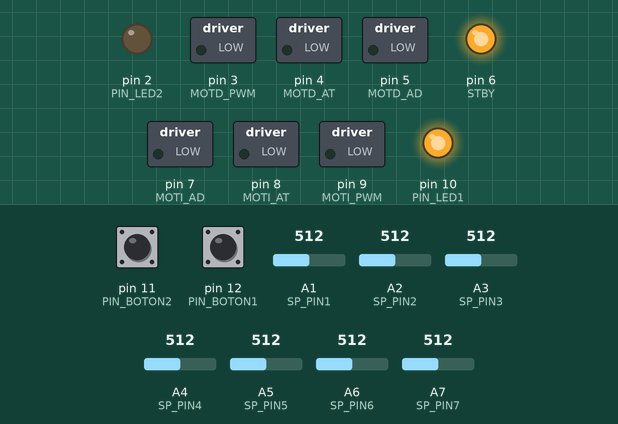
The sketch below on a simulated Arduino Nano, built with avr-gcc and run on an emulated ATmega328P. Shown: switched loads named in the sketch (green lamp = pin HIGH), output pins drawn as LEDs (lit = HIGH). The inputs (shaded band) are chosen by the test bench; at power-on: pin 12 (PIN_BOTON1) HIGH, pin 11 (PIN_BOTON2) HIGH, A1 (SP_PIN1) = 512, A2 (SP_PIN2) = 512, A3 (SP_PIN3) = 512, A4 (SP_PIN4) = 512, A5 (SP_PIN5) = 512, A6 (SP_PIN6) = 512, A7 (SP_PIN7) = 512.

Above: at 1.2 s.
1.3 s: pin 12 (PIN_BOTON1) pulled LOW for 0.15 s
At 2.3 s:
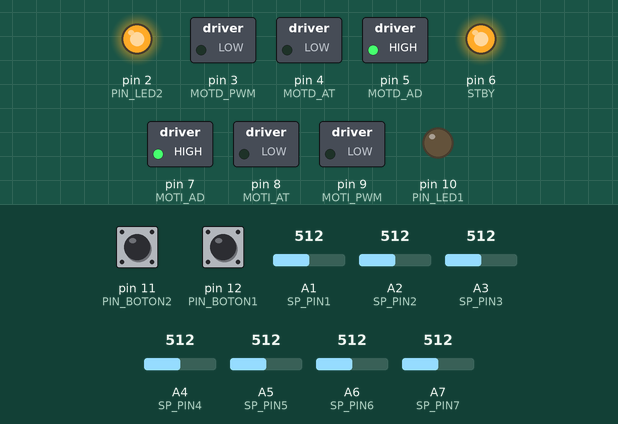
2.9 s: pin 11 (PIN_BOTON2) pulled LOW for 0.15 s
At 4.2 s:
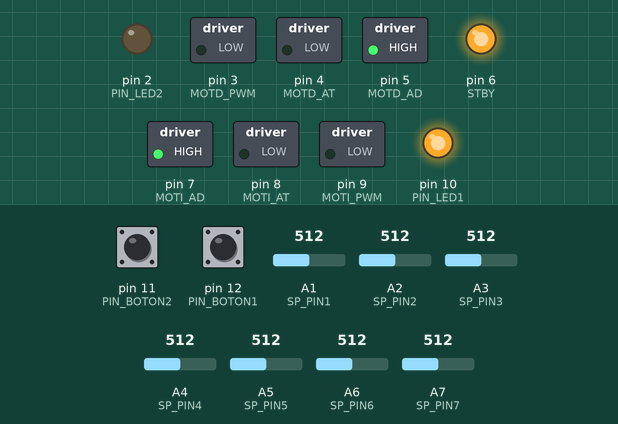
4.5 s: pin 11 (PIN_BOTON2) pulled LOW for 1 s
At 6.7 s:
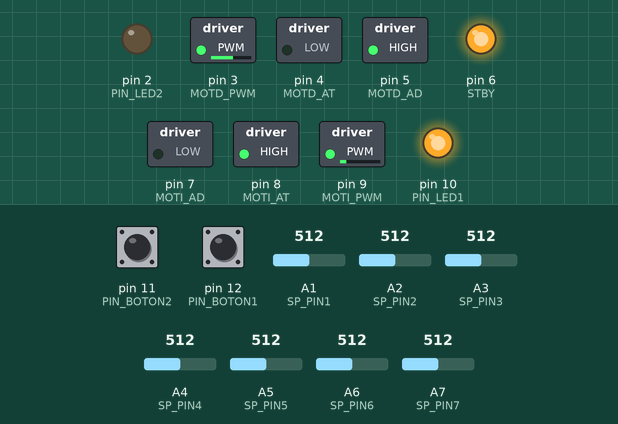
Timing chart, 0 to 8.2 s (numbered marks = the images above; inputs shaded):
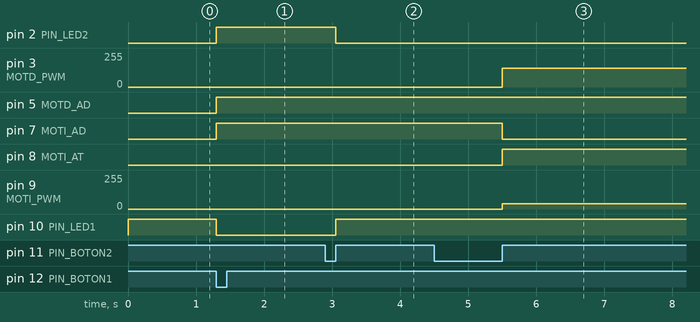

Measured:
- after the input at 1.3 s, pin 2 (PIN_LED2), pin 5 (MOTD_AD), pin 7 (MOTI_AD): LOW → HIGH at once; pin 10 (PIN_LED1): HIGH → LOW at once
- after the input at 2.9 s, pin 2 (PIN_LED2): HIGH → LOW after 0.15 s; pin 10 (PIN_LED1): LOW → HIGH after 0.15 s
- after the input at 4.5 s, pin 3 (MOTD_PWM): 0/255 → 140/255 after 1.0 s; pin 7 (MOTI_AD): HIGH → LOW after 1.0 s; pin 8 (MOTI_AT): LOW → HIGH after 1.0 s; pin 9 (MOTI_PWM): 0/255 → 40/255 after 1.0 s

The sketch:

Codigo_velocista.ino
```cpp
//CREADOR: NICOLAS BERGERMAN
//NTEGRANTES DEL GRUPO: NICOLAS BERGERMAN, FRANCISCO MOMBELLI, SANTIAGO RAPETTI, FLORENCIA GRILLO, SANTIAGO EULMESEKIAN
//Código Velocista Dashito


//SENSORES
#define SP_PIN1 A1//20
#define SP_PIN2 A2//21
#define SP_PIN3 A3//22
#define SP_PIN4 A4//23
#define SP_PIN5 A5//24
#define SP_PIN6 A6//25
#define SP_PIN7 A7//26
//MOTORES
#define MOTD_AD 5
#define MOTD_AT 4
#define MOTD_PWM 3
#define STBY     6
#define MOTI_AD 7
#define MOTI_AT 8
#define MOTI_PWM 9
//SWITCH CASE
#define MODO_0 0
#define MODO_1 1
#define MODO_2 2
#define MODO_3 3

//BOTONES
#define PIN_BOTON1 12
#define PIN_BOTON2 11
//LEDS
#define PIN_LED1 10
#define PIN_LED2 2
//CANTIDAD DE SENSORES
#define CANT_SENS 7

#define BAUD_RATE 9600

#define LINEA_POS_MIN (1 * 1000)
#define LINEA_POS_MAX (CANT_SENS * 1000)

//--------------------------------------------------------------------------------------------------------------------

                        //****************************************
                        //************ SE CAMBIA ACÁ *************
                        //****************************************

//---------------MODO LENTO-------------//
#define VEL_RECTA_MAX_LENTO 150          //velocidad maxima en recta para el modo lento
#define VEL_CURVA_MAX_LENTO 100         //velocidad maxima en curva para el modo lento
#define VEL_RECTA_MIN_LENTO 0           //velocidad minima en recta para el modo lento
#define VEL_CURVA_MIN_LENTO 0           //velocidad minima en curva para el modo lento
#define P_RECTA_LENTO 0.02               //constante de proporcional en recta para el modo lento
#define D_RECTA_LENTO 0.02               //constante de derivada en recta para el modo lento
#define I_RECTA_LENTO 0                 //constante de integral en recta para el modo lento
#define P_CURVA_LENTO 0.1               //constante de proporcional en curva para el modo lento
#define D_CURVA_LENTO 0.1        //constante de derivada en curva para el modo lento
#define I_CURVA_LENTO 0                 //constante de integral en curva para el modo lento

//---------------MODO RAPIDO------------//
#define VEL_RECTA_MAX_RAPIDO 200        //velocidad maxima en recta para el modo rapido
#define VEL_CURVA_MAX_RAPIDO 135        //velocidad maxima en curva para el modo rapido
#define VEL_RECTA_MIN_RAPIDO 0          //velocidad minima en recta para el modo rapido
#define VEL_CURVA_MIN_RAPIDO 0          //velocidad minima en curva para el modo rapido
#define P_RECTA_RAPIDO 0.02             //constante de proporcional en recta para el modo rapido
#define D_RECTA_RAPIDO 0.02              //constante de derivada en recta para el modo rapido
#define I_RECTA_RAPIDO 0                //constante de integral en recta para el modo rapido
#define P_CURVA_RAPIDO 0.1              //constante de proporcional en curva para el modo rapido
#define D_CURVA_RAPIDO 0.1              //constante de derivada en curva para el modo rapido
#define I_CURVA_RAPIDO 0                //constante de integral en curva para el modo rapido

//---MODO RECTA/CURVA---//
#define LIM_RECTA_CURVA 250             //limite en valor absoluto del proporcional (-1000 a 1000) para considerar recta/curva
#define HISTERESIS_RECTA_CURVA 10       //desfasaje del proporicional para que no haya oscilamiento

//---FUNCION SEFUE---//
#define UMBRAL_SIN_LINEA 200            //umbral para determinar si se fue de la linea (va de 0 a 1000, menos de UMBRAL_SIN_LINEA se considera que se fue)
#define CANT_SIN_LINEA (CANT_SENS - 0) //cantidad de sensores necesarios que detecten < UMBRAL_SIN_LINEA para que se considere que el robot se fue de la pista
#define VEL_RUEDA_EXTERIOR 140          //velocidad de la rueda mas lejos de la linea, una vez que se fue
#define VEL_RUEDA_INTERIOR 40          //velocidad de la rueda mas cerca de la linea, una vez que se fue
#define RUEDA_INTERIOR_AD LOW           //HIGH para que la rueda interior gire hacia adelante, LOW para que gire hacia atras

#define RUEDA_INTERIOR_AT !RUEDA_INTERIOR_AD //no hace falta cambiarlo, con cambiar RUEDA_INTERIOR_AD es suficiente

//--------------------------------------------------------------------------------------------------------------------

int max_lectura[CANT_SENS], min_lectura[CANT_SENS], sens_map[CANT_SENS];
int medicionSP[CANT_SENS];

int estado = MODO_0;

struct ConfigModo {
    int velRectaMax;
    int velCurvaMax;
    int velRectaMin;
    int velCurvaMin;
    float pRecta;
    float dRecta;
    float iRecta;
    float pCurva;
    float dCurva;
    float iCurva;
  };

static const ConfigModo modoLento = {VEL_RECTA_MAX_LENTO, VEL_CURVA_MAX_LENTO, VEL_RECTA_MIN_LENTO, VEL_CURVA_MIN_LENTO, P_RECTA_LENTO, D_RECTA_LENTO, I_RECTA_LENTO, P_CURVA_LENTO, D_CURVA_LENTO, I_CURVA_LENTO};
static const ConfigModo modoRapido = {VEL_RECTA_MAX_RAPIDO, VEL_CURVA_MAX_RAPIDO, VEL_RECTA_MIN_RAPIDO, VEL_CURVA_MIN_RAPIDO, P_RECTA_RAPIDO, D_RECTA_RAPIDO, I_RECTA_RAPIDO, P_CURVA_RAPIDO, D_CURVA_RAPIDO, I_CURVA_RAPIDO};


void setup() {

  TCCR2B = TCCR2B & B11111000 | B00000001; // for PWM frequency of 31372.55 Hz
  TCCR1B = TCCR1B & B11111000 | B00000001; // for PWM frequency of 31372.55 Hz

  pinMode(MOTD_AD, OUTPUT);
  pinMode(MOTD_AT, OUTPUT);
  pinMode(MOTD_PWM, OUTPUT);
  pinMode(MOTI_AD, OUTPUT);
  pinMode(STBY, OUTPUT);
  pinMode(MOTI_AT, OUTPUT);
  pinMode(MOTI_PWM, OUTPUT);

  pinMode(PIN_BOTON1, INPUT_PULLUP);
  pinMode(PIN_BOTON2, INPUT_PULLUP);

  pinMode(PIN_LED1, OUTPUT);
  pinMode(PIN_LED2, OUTPUT);
  digitalWrite(STBY, HIGH);

  Serial.begin(BAUD_RATE);

  // Timer1.initialize(1000);
  // Timer1.attachInterrupt(timerFun);

  //ESTOS VALORES TIENEN QUE EMPEZAR EN UN VALOR ALTO PARA
  //QUE SE PUEDA OBTENER CORRECTAMENTE EL VALOR DE LECTURA MINIMA
  min_lectura[0] = 1000;
  min_lectura[1] = 1000;
  min_lectura[2] = 1000;
  min_lectura[3] = 1000;
  min_lectura[4] = 1000;
  min_lectura[5] = 1000;
  min_lectura[6] = 1000;

}
void loop() {
  int seFue;
  int proporcional, derivada;
  static int integral = 0;
  static int p_anterior = 0;
  float kProporcional, kIntegral, kDerivada;
  float error;
  float errorProporcional, errorIntegral, errorDerivada;

  int velocidadMax, velocidadMin;
  static const ConfigModo* modoActual = nullptr;


  static int lecturaBoton1, lecturaBoton2;
  static int estadoBoton1 = 0, estadoBoton2 = 0;

  int k;

  static int empieza = 0;
  static int ultValor;

  bool enRecta = true;


  switch (estado)
  {
    case MODO_0:
      lecturaBoton1 = digitalRead(PIN_BOTON1);
      digitalWrite(PIN_LED1, HIGH);

      if (lecturaBoton1 == 0) {
        estado = MODO_1;
        digitalWrite(PIN_LED1, LOW);
        digitalWrite(PIN_LED2, HIGH);
      }
      break;

    case MODO_1:

      static boolean setup_direccion = false;
      if (setup_direccion == false) {  //tmb se puede escribir como !setup_direccion
        setup_direccion = true;
        setMotores(HIGH, HIGH, LOW, LOW); //MOTD_AD - MOTI_AD - MOTD_AT - MOTI_AT
      }
      //LECTURA SENSORES
      medicionSP[0] = analogRead(SP_PIN1);
      medicionSP[1] = analogRead(SP_PIN2);
      medicionSP[2] = analogRead(SP_PIN3);
      medicionSP[3] = analogRead(SP_PIN4);
      medicionSP[4] = analogRead(SP_PIN5);
      medicionSP[5] = analogRead(SP_PIN6);
      medicionSP[6] = analogRead(SP_PIN7);
      /* PRINT MEDICIONES SENSORES
                if (k > 6) {
                  k = 0;
                }
                Serial.print(k);
                Serial.print("   ");
                Serial.println(medicionSP[k]);
                k += 1;
      */
      //ESTA FUNCION SACA LOS VALORES MINIMO Y MAXIMOS DE CADA SENSOR
      Max_Min();


      lecturaBoton2 = digitalRead(PIN_BOTON2);

      if (lecturaBoton2 == 0 && empieza == 0) {
        empieza = 1;
      }

      if (lecturaBoton2 == 1 && empieza == 1) {

        /*   PRINT MINIMOS Y MAXIMOS
             for (int q = 0; q < CANT_SENS; q++) {

             Serial.println("minimo: ");
             Serial.println(min_lectura[q]);

             Serial.println("maximo: ");
             Serial.println(max_lectura[q]);
           }
        */
        //      digitalWrite(PIN_LED_CALIBRACION, LOW);

        digitalWrite(PIN_LED1, HIGH);
        digitalWrite(PIN_LED2, LOW);

        estado = MODO_2;
      }


      break;

    case MODO_2:

      lecturaBoton1 = digitalRead(PIN_BOTON1);
      lecturaBoton2 = digitalRead(PIN_BOTON2);

      if (lecturaBoton1 == 0 && estadoBoton1 == 0) {
        estadoBoton1 = 1;
      }
      if (lecturaBoton1 == 1 && estadoBoton1 == 1) {    //MODO LENTO - CERCA DEL LED
        modoActual = &modoLento;
        estado = MODO_3;
      }
      if (lecturaBoton2 == 0 && estadoBoton2 == 0) {
        estadoBoton2 = 1;
      }
      if (lecturaBoton2 == 1 && estadoBoton2 == 1) {    //MODO RAPIDO - LEJOS DEL LED
        modoActual = &modoRapido;
        estado = MODO_3;
      }
      break;

    case MODO_3:
      //LECTURA SENSORES
      medicionSP[0] = analogRead(SP_PIN1);
      medicionSP[1] = analogRead(SP_PIN2);
      medicionSP[2] = analogRead(SP_PIN3);
      medicionSP[3] = analogRead(SP_PIN4);
      medicionSP[4] = analogRead(SP_PIN5);
      medicionSP[5] = analogRead(SP_PIN6);
      medicionSP[6] = analogRead(SP_PIN7);

      sens_map[0] = mapeado(min_lectura[0], max_lectura[0], medicionSP[0]);
      sens_map[1] = mapeado(min_lectura[1], max_lectura[1], medicionSP[1]);
      sens_map[2] = mapeado(min_lectura[2], max_lectura[2], medicionSP[2]);
      sens_map[3] = mapeado(min_lectura[3], max_lectura[3], medicionSP[3]);
      sens_map[4] = mapeado(min_lectura[4], max_lectura[4], medicionSP[4]);
      sens_map[5] = mapeado(min_lectura[5], max_lectura[5], medicionSP[5]);
      sens_map[6] = mapeado(min_lectura[6], max_lectura[6], medicionSP[6]);

      //LINEA BLANCA FONDO NEGRO: DEJAR LA FUNCION
      //LINEA NEGRA FONDO BLANCO: COMENTAR LA FUNCION
      //inversion();

      //SI SE VA DE LA PISTA, LA FUNCION DEVUELVE 1, SINO DEVUELVE 0
      seFue = seFueFun();

      //POSICION DEL ROBOT RESPECTO A LA LINEA, DE -1000 A 1000
      proporcional = posicionRobot();
      //Serial.println(proporcional);

      //------
      //PID
      integral = integral + proporcional;

      if ((proporcional * integral) < 0) {
        integral = 0;
      } // corrige el overshooting - integral windup

      derivada = proporcional - p_anterior;
      p_anterior = proporcional;
      //------

      //-----------
      //SI SE VA DE LA PISTA, PARA DONDE GIRA
      if (seFue == 1) {
        //Serial.println("aribot");

        if (ultValor == 0) {
          //Serial.println("izq");
          setMotores(HIGH, RUEDA_INTERIOR_AD, LOW, RUEDA_INTERIOR_AT); //MOTD_AD - MOTI_AD - MOTD_AT - MOTI_AT

          analogWrite(MOTI_PWM, VEL_RUEDA_INTERIOR);
          analogWrite(MOTD_PWM, VEL_RUEDA_EXTERIOR);
        }
        if (ultValor == 1) {
          //Serial.println("der");
          setMotores(RUEDA_INTERIOR_AD, HIGH, RUEDA_INTERIOR_AT, LOW); //MOTD_AD - MOTI_AD - MOTD_AT - MOTI_AT
          analogWrite(MOTD_PWM, VEL_RUEDA_INTERIOR);
          analogWrite(MOTI_PWM, VEL_RUEDA_EXTERIOR);
        }
      } else {
        if (proporcional < 0) {
          ultValor = 1;
        }else{
          ultValor = 0;
        }
        setMotores(HIGH, HIGH, LOW, LOW); //MOTD_AD - MOTI_AD - MOTD_AT - MOTI_AT
      }
      //-----------

      if(enRecta && abs(proporcional) > LIM_RECTA_CURVA + HISTERESIS_RECTA_CURVA){
        enRecta = false;
      }else if(!enRecta && abs(proporcional) < LIM_RECTA_CURVA - HISTERESIS_RECTA_CURVA){
        enRecta = true;
      }
      if(enRecta) {
        //digitalWrite(PIN_LED2, HIGH);
        velocidadMax = modoActual->velRectaMax;
        velocidadMin = modoActual->velRectaMin;
        kProporcional = modoActual->pRecta;
        kDerivada = modoActual->dRecta;
        kIntegral = modoActual->iRecta;
      }
      else {
        //digitalWrite(PIN_LED2, LOW);
        velocidadMax = modoActual->velCurvaMax;
        velocidadMin = modoActual->velCurvaMin;
        kProporcional = modoActual->pCurva;
        kDerivada = modoActual->dCurva;
        kIntegral = modoActual->iCurva;
      }

      errorProporcional = kProporcional * proporcional;
      errorIntegral = kIntegral * integral;
      errorDerivada = kDerivada * derivada;
      error = errorProporcional + errorIntegral + errorDerivada;
      //error = (kProporcional * proporcional) + (kIntegral * integral) + (kDerivada * derivada);

      //error = ((kProporcional * proporcional) + (kDerivada * derivada));
      if (seFue == 0) {

        if (error  <= 0) {
          seguirLinea(MOTD_PWM, MOTI_PWM, error, velocidadMax, velocidadMin);
          //Serial.println("If 1");
        } else { //DOBLAR A LA IZQUIERDA, IZ QUIER DA
          seguirLinea(MOTI_PWM, MOTD_PWM, error, velocidadMax, velocidadMin);
          //Serial.println("If 2");
        }
      }

      break;
  }
}

void seguirLinea(int pin_lento, int pin_rapido, float _error, int velocidadMax, int velocidadMin) {
  int cambio;

  cambio = velocidadMax - (int)abs(_error);
  /*
    if (cambio >= 0) {
      digitalWrite(mot1A, HIGH);
      digitalWrite(mot2A, HIGH);
      digitalWrite(mot1B, LOW);
      digitalWrite(mot2B, LOW);
    }
    if (cambio < 0) {

      digitalWrite(mot1A, LOW);
      digitalWrite(mot2A, HIGH);
      digitalWrite(mot1B, HIGH);
      digitalWrite(mot2B, LOW);
    }
  */
  if (cambio < velocidadMin) {
    cambio = velocidadMin;
  }
  //Serial.println(cambio);
  analogWrite(pin_lento, abs(cambio));
  analogWrite(pin_rapido, velocidadMax);
}

void Max_Min() {

  for (int i = 0; i < CANT_SENS; i++) {

    if (medicionSP[i] > max_lectura[i]) {
      max_lectura[i] = medicionSP[i];
    }

    if (medicionSP[i] < min_lectura[i]) {
      min_lectura[i] = medicionSP[i];
    }
  }
}

int mapeado(int minimo, int maximo, int medicion) {

  int mapeado_final;

  if (medicion < minimo) {
    medicion = minimo;
  }
  if (medicion > maximo) {
    medicion = maximo;
  }

  mapeado_final = map(medicion, minimo, maximo, 0, 1000);

  return mapeado_final;
}

void inversion() {
  for (int i = 0; i < CANT_SENS; i++) {
    sens_map[i] = 1000 - sens_map[i];
    //Serial.println(sens_map[i]);
  }
}

int posicionRobot() {
  long dividendo = 0;
  long suma = 0;
  int linea = 0;
  for (int i = 0; i < CANT_SENS; i++) {
    dividendo += sens_map[i] * (i + 1);
    suma += sens_map[i];
  }
  if (suma > 0) {
    linea = (dividendo * LINEA_POS_MIN) / suma;
  }

  if (linea < LINEA_POS_MIN) {
    linea = LINEA_POS_MIN;
  }

  if (linea > LINEA_POS_MAX) {
    linea = LINEA_POS_MAX;
  }

  linea = map(linea, LINEA_POS_MIN, LINEA_POS_MAX, -1000, 1000);
  //Serial.println(linea);

  return linea;
}


int seFueFun() {
  int cantSensoresFuera = 0;

  for (int i = 0; i < CANT_SENS; i++) {
    /*    Serial.print(l);
        Serial.print(": ");
        Serial.println(sens_map[l]);
    */
    if (sens_map[i] < UMBRAL_SIN_LINEA) {
      cantSensoresFuera++;
    }
  }
  //Serial.println(cantSensoresFuera);

  return (cantSensoresFuera >= CANT_SIN_LINEA);
}

void setMotores(bool motd_ad, bool moti_ad, bool motd_at, bool moti_at) {
  digitalWrite(MOTD_AD, motd_ad);
  digitalWrite(MOTI_AD, moti_ad);
  digitalWrite(MOTD_AT, motd_at);
  digitalWrite(MOTI_AT, moti_at);
}
```
